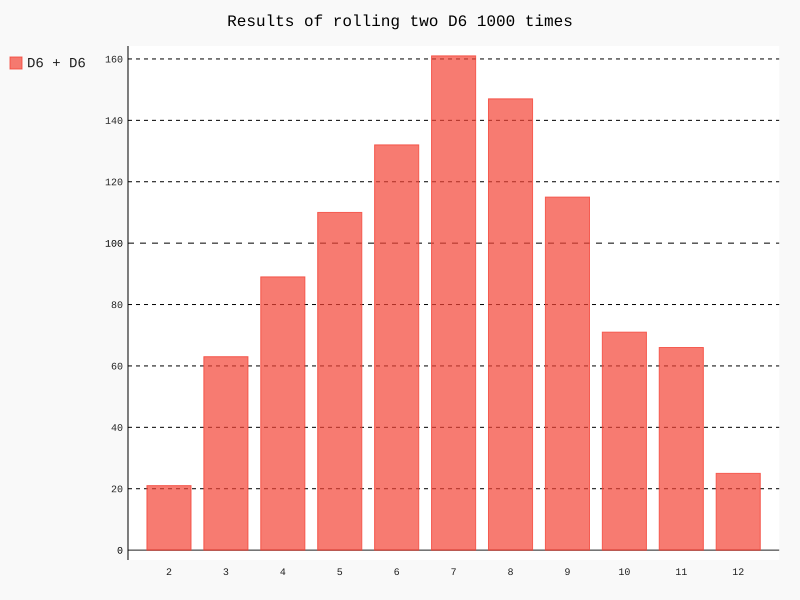

The Python source for this figure:
import pygal

from die import Die

# initialize a six sided die
d6 = Die()
d6_2 = Die()

# roll the dice for a number of times and store results
results = [d6.roll() + d6_2.roll() for _ in range(1000)]

# analyze the resuls
frequencies = [results.count(side) for side in range(2, d6.num_sides + d6_2.num_sides + 1)]

# visualize results
hist = pygal.Bar()
hist.title = "Results of rolling two D6 1000 times"
hist.x_labels = [str(side) for side in range(2, d6.num_sides + d6_2.num_sides + 1)]
hist._x_title = "Result"
hist._y_title = 'Frequency of result'
hist.add('D6 + D6', frequencies)
hist.render_to_file('dice_visual.svg')
